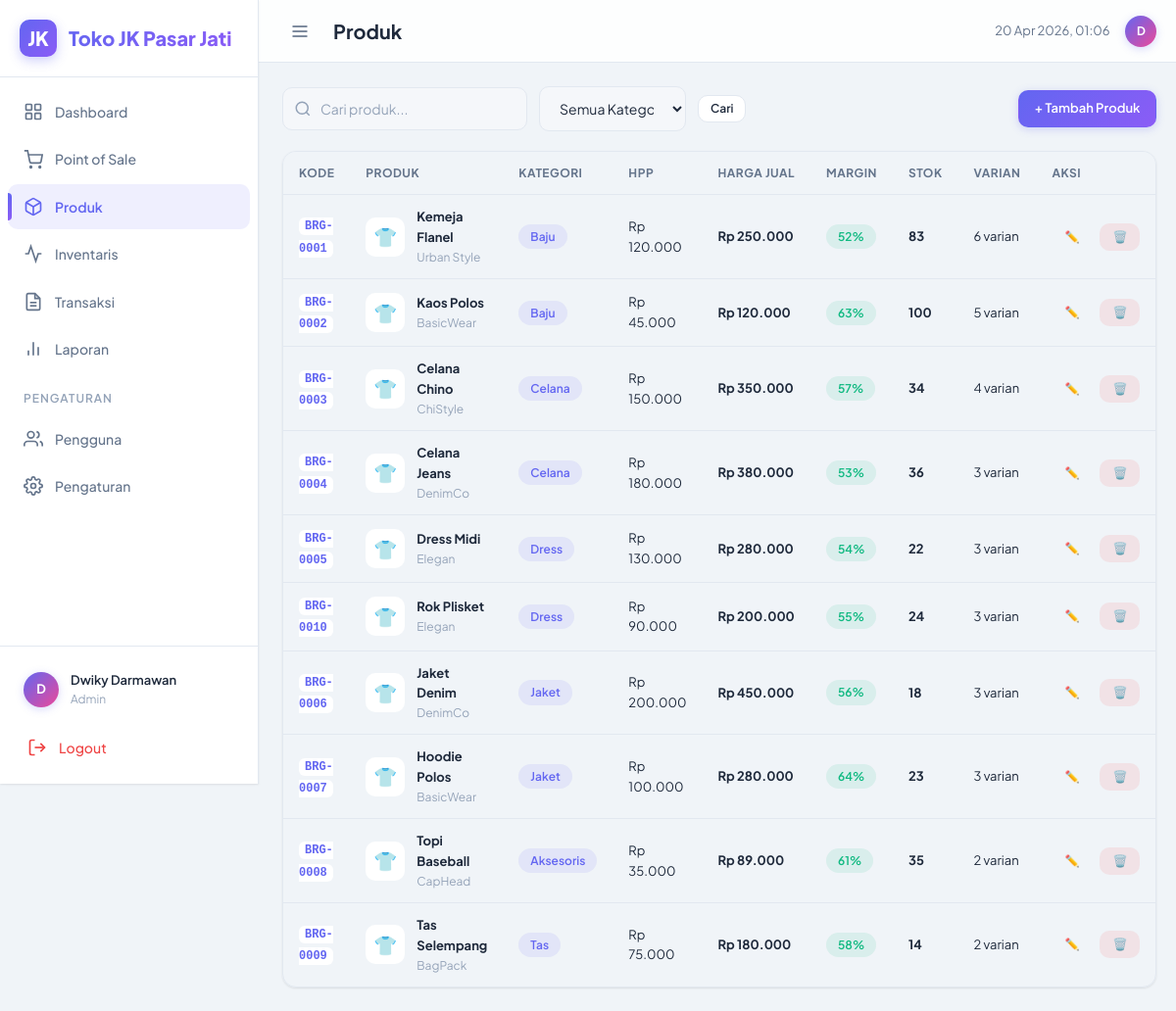
Screenshot of /index.php?page=products (signed in) with the database file from the repository.
### tables this page shows
CREATE TABLE IF NOT EXISTS products (
    id INT AUTO_INCREMENT PRIMARY KEY,
    kode_barang VARCHAR(50) NOT NULL UNIQUE,
    name VARCHAR(200) NOT NULL,
    category_id INT NOT NULL,
    brand VARCHAR(100) DEFAULT NULL,
    description TEXT DEFAULT NULL,
    cost_price DECIMAL(12,2) NOT NULL DEFAULT 0,
    sell_price DECIMAL(12,2) NOT NULL DEFAULT 0,
    image VARCHAR(255) DEFAULT NULL,
    created_at TIMESTAMP DEFAULT CURRENT_TIMESTAMP,
    updated_at TIMESTAMP DEFAULT CURRENT_TIMESTAMP ON UPDATE CURRENT_TIMESTAMP,
    FOREIGN KEY (category_id) REFERENCES categories(id) ON DELETE CASCADE
);

CREATE TABLE IF NOT EXISTS categories (
    id INT AUTO_INCREMENT PRIMARY KEY,
    name VARCHAR(100) NOT NULL,
    created_at TIMESTAMP DEFAULT CURRENT_TIMESTAMP
);

### config.php (called while the page is built, shortened)
<?php
function isLoggedIn() {
    return isset($_SESSION['user_id']);
}
function currentUser() {
    return [
        'id' => $_SESSION['user_id'],
        'name' => $_SESSION['user_name'],
        'username' => $_SESSION['user_username'],
        'role' => $_SESSION['user_role'],
    ];
}
function isAdmin() {
    return isLoggedIn() && $_SESSION['user_role'] === 'admin';
}
function formatRupiah($amount) {
    return 'Rp ' . number_format($amount, 0, ',', '.');
}

### views/pages/products.php (the view, shortened to what this page needs)
<?php
$db = getDB();
$search = $_GET['search'] ?? '';
$perPage = 10;
$pageNum = max(1, (int)($_GET['p'] ?? 1));
$offset = ($pageNum - 1) * $perPage;
$where = "1=1";
$params = [];
$stmt = $db->prepare("SELECT p.*, c.name as category_name,
    (SELECT SUM(pv.stock) FROM product_variants pv WHERE pv.product_id = p.id) as total_stock,
    (SELECT COUNT(*) FROM product_variants pv WHERE pv.product_id = p.id) as variant_count
    FROM products p JOIN categories c ON p.category_id = c.id WHERE $where ORDER BY p.created_at DESC LIMIT $perPage OFFSET $offset");
$stmt->execute($params);
$products = $stmt->fetchAll();
?>
<div class="toolbar">
    <div class="toolbar-left">
        <form method="GET" action="<?= APP_URL ?>/index.php" class="search-bar" style="display:flex;gap:var(--sp-3);align-items:center;">
            <div style="position:relative;">
                <svg style="position:absolute;left:12px;top:50%;transform:translateY(-50%);width:18px;height:18px;color:var(--text-muted);" viewBox="0 0 24 24" fill="none" stroke="currentColor" stroke-width="2"><circle cx="11" cy="11" r="8"/><line x1="21" y1="21" x2="16.65" y2="16.65"/></svg>
                <input type="text" name="search" class="form-input" style="padding-left:38px;width:250px;" placeholder="Cari produk..." value="<?= htmlspecialchars($search) ?>">
            </div>
            <select name="category" class="form-select" style="width:150px;" onchange="this.form.submit()">
                <option value="">Semua Kategori</option>
            </select>
            <button type="submit" class="btn btn-secondary btn-sm">Cari</button>
        </form>
    </div>
    <?php if (isAdmin()): ?>
    <div class="toolbar-right">
        <a href="<?= APP_URL ?>/index.php?page=products-form" class="btn btn-primary">+ Tambah Produk</a>
    </div>
    <?php endif; ?>
</div>
<?php if (empty($products)): ?>
<div class="empty-state">
    <svg viewBox="0 0 24 24" fill="none" stroke="currentColor" stroke-width="2"><path d="M21 16V8a2 2 0 0 0-1-1.73l-7-4a2 2 0 0 0-2 0l-7 4A2 2 0 0 0 3 8v8a2 2 0 0 0 1 1.73l7 4a2 2 0 0 0 2 0l7-4A2 2 0 0 0 21 16z"/></svg>
    <p>Belum ada produk</p>
    <?php if(isAdmin()): ?><a href="<?= APP_URL ?>/index.php?page=products-form" class="btn btn-primary">+ Tambah Produk Pertama</a><?php endif; ?>
</div>
<?php else: ?>
<div class="table-wrapper">
    <table class="data-table">
        <thead>
            <tr><th>Kode</th><th>Produk</th><th>Kategori</th><th>HPP</th><th>Harga Jual</th><th>Margin</th><th>Stok</th><th>Varian</th><?php if(isAdmin()): ?><th>Aksi</th><?php endif; ?></tr>
        </thead>
        <tbody>
        <?php foreach ($products as $p):
            $margin = $p['sell_price'] > 0 ? round(($p['sell_price'] - $p['cost_price']) / $p['sell_price'] * 100) : 0;
            $stockClass = ($p['total_stock'] ?? 0) <= 5 ? (($p['total_stock'] ?? 0) == 0 ? 'text-danger' : 'text-warning') : 'text-success';
        ?>
            <tr>
                <td><code style="font-size:var(--fs-xs);background:var(--bg-elevated);padding:2px 6px;border-radius:var(--radius-sm);color:var(--accent);font-weight:600;"><?= htmlspecialchars($p['kode_barang'] ?? '-') ?></code></td>
                <td>
                    <div style="display:flex;align-items:center;gap:var(--sp-3);">
                        <div style="width:40px;height:40px;background:var(--bg-elevated);border-radius:var(--radius-md);display:flex;align-items:center;justify-content:center;font-size:1.2rem;flex-shrink:0;overflow:hidden;">
                            <?php if($p['image']): ?><img src="<?= APP_URL ?>/uploads/products/<?= $p['image'] ?>" style="width:100%;height:100%;object-fit:cover;"><?php else: ?>👕<?php endif; ?>
                        </div>
                        <div>
                            <div class="font-bold"><?= htmlspecialchars($p['name']) ?></div>
                            <div class="text-xs text-muted"><?= htmlspecialchars($p['brand'] ?? '') ?></div>
                        </div>
                    </div>
                </td>
                <td><span class="badge badge-gold"><?= htmlspecialchars($p['category_name']) ?></span></td>
                <td class="text-secondary"><?= formatRupiah($p['cost_price']) ?></td>
                <td class="font-bold text-accent"><?= formatRupiah($p['sell_price']) ?></td>
                <td><span class="badge <?= $margin >= 30 ? 'badge-success' : 'badge-warning' ?>"><?= $margin ?>%</span></td>
                <td class="<?= $stockClass ?> font-bold"><?= $p['total_stock'] ?? 0 ?></td>
                <td><?= $p['variant_count'] ?> varian</td>
                <?php if (isAdmin()): ?>
                <td>
                    <div style="display:flex;gap:var(--sp-2);">
                        <a href="<?= APP_URL ?>/index.php?page=products-form&id=<?= $p['id'] ?>" class="btn btn-ghost btn-sm" title="Edit">✏️</a>
                        <form method="POST" action="<?= APP_URL ?>/index.php?page=products&action=delete" onsubmit="return confirm('Yakin hapus produk ini?')">
                            <button type="submit" class="btn btn-danger btn-sm" title="Hapus">🗑️</button>
                        </form>
                    </div>
                </td>
                <?php endif; ?>
            </tr>
        <?php endforeach; ?>
        </tbody>
    </table>
</div>
<?php endif; ?>

### index.php (shortened to what this page needs)
<?php
require_once __DIR__ . '/config.php';
$page = $_GET['page'] ?? 'login';
$pageTitle = getPageTitle($page);
if ($page === 'pos') {
    require_once __DIR__ . '/views/pos.php';
} else {
    require_once __DIR__ . '/views/layout.php';
}
function getPageTitle($page) {
    $titles = [
        'dashboard' => 'Dashboard',
        'pos' => 'Point of Sale',
        'products' => 'Produk',
        'products-form' => 'Form Produk',
        'inventory' => 'Inventaris',
        'transactions' => 'Transaksi',
        'transaction-detail' => 'Detail Transaksi',
        'reports' => 'Laporan',
        'users' => 'Pengguna',
        'settings' => 'Pengaturan',
    ];
    return $titles[$page] ?? 'Dashboard';
}

### views/layout.php (shortened to what this page needs)
<!DOCTYPE html>
<html lang="id">
<head>
    <link rel="stylesheet" href="<?= APP_URL ?>/assets/css/app.css">
</head>
<body>
<?php $user = currentUser(); $currentPage = $page; ?>
<div class="app-layout">
    <aside class="sidebar" id="sidebar">
        <div class="sidebar-brand">
            <div class="brand-icon">JK</div>
            <span class="brand-text">Toko JK Pasar Jati</span>
        </div>
        <nav class="sidebar-nav">
            <a href="<?= APP_URL ?>/index.php?page=dashboard" class="nav-item <?= $currentPage==='dashboard'?'active':'' ?>">
                <svg viewBox="0 0 24 24" fill="none" stroke="currentColor" stroke-width="2"><rect x="3" y="3" width="7" height="7" rx="1"/><rect x="14" y="3" width="7" height="7" rx="1"/><rect x="3" y="14" width="7" height="7" rx="1"/><rect x="14" y="14" width="7" height="7" rx="1"/></svg>
                <span class="nav-label">Dashboard</span>
            </a>
            <a href="<?= APP_URL ?>/index.php?page=pos" class="nav-item <?= $currentPage==='pos'?'active':'' ?>">
                <svg viewBox="0 0 24 24" fill="none" stroke="currentColor" stroke-width="2"><circle cx="9" cy="21" r="1"/><circle cx="20" cy="21" r="1"/><path d="M1 1h4l2.68 13.39a2 2 0 0 0 2 1.61h9.72a2 2 0 0 0 2-1.61L23 6H6"/></svg>
                <span class="nav-label">Point of Sale</span>
            </a>
            <a href="<?= APP_URL ?>/index.php?page=products" class="nav-item <?= in_array($currentPage,['products','products-form'])?'active':'' ?>">
                <svg viewBox="0 0 24 24" fill="none" stroke="currentColor" stroke-width="2"><path d="M21 16V8a2 2 0 0 0-1-1.73l-7-4a2 2 0 0 0-2 0l-7 4A2 2 0 0 0 3 8v8a2 2 0 0 0 1 1.73l7 4a2 2 0 0 0 2 0l7-4A2 2 0 0 0 21 16z"/><polyline points="3.27 6.96 12 12.01 20.73 6.96"/><line x1="12" y1="22.08" x2="12" y2="12"/></svg>
                <span class="nav-label">Produk</span>
            </a>
            <?php if (isAdmin()): ?>
            <a href="<?= APP_URL ?>/index.php?page=inventory" class="nav-item <?= $currentPage==='inventory'?'active':'' ?>">
                <svg viewBox="0 0 24 24" fill="none" stroke="currentColor" stroke-width="2"><path d="M22 12h-4l-3 9L9 3l-3 9H2"/></svg>
                <span class="nav-label">Inventaris</span>
            </a>
            <?php endif; ?>
            <a href="<?= APP_URL ?>/index.php?page=transactions" class="nav-item <?= in_array($currentPage,['transactions','transaction-detail'])?'active':'' ?>">
                <svg viewBox="0 0 24 24" fill="none" stroke="currentColor" stroke-width="2"><path d="M14 2H6a2 2 0 0 0-2 2v16a2 2 0 0 0 2 2h12a2 2 0 0 0 2-2V8z"/><polyline points="14 2 14 8 20 8"/><line x1="16" y1="13" x2="8" y2="13"/><line x1="16" y1="17" x2="8" y2="17"/></svg>
                <span class="nav-label">Transaksi</span>
            </a>
            <?php if (isAdmin()): ?>
            <a href="<?= APP_URL ?>/index.php?page=reports" class="nav-item <?= $currentPage==='reports'?'active':'' ?>">
                <svg viewBox="0 0 24 24" fill="none" stroke="currentColor" stroke-width="2"><line x1="18" y1="20" x2="18" y2="10"/><line x1="12" y1="20" x2="12" y2="4"/><line x1="6" y1="20" x2="6" y2="14"/></svg>
                <span class="nav-label">Laporan</span>
            </a>
            <div class="nav-separator"><span class="nav-separator-text">Pengaturan</span></div>
            <a href="<?= APP_URL ?>/index.php?page=users" class="nav-item <?= $currentPage==='users'?'active':'' ?>">
                <svg viewBox="0 0 24 24" fill="none" stroke="currentColor" stroke-width="2"><path d="M17 21v-2a4 4 0 0 0-4-4H5a4 4 0 0 0-4 4v2"/><circle cx="9" cy="7" r="4"/><path d="M23 21v-2a4 4 0 0 0-3-3.87"/><path d="M16 3.13a4 4 0 0 1 0 7.75"/></svg>
                <span class="nav-label">Pengguna</span>
            </a>
            <?php endif; ?>
            <a href="<?= APP_URL ?>/index.php?page=settings" class="nav-item <?= $currentPage==='settings'?'active':'' ?>">
                <span class="nav-label">Pengaturan</span>
            </a>
        </nav>
        <div class="sidebar-footer" style="position:relative; z-index:10;">
            <div class="sidebar-user">
                <div class="user-avatar"><?= strtoupper(substr($user['name'], 0, 1)) ?></div>
                <div class="user-info">
                    <div class="user-name"><?= htmlspecialchars($user['name']) ?></div>
                    <div class="user-role"><?= $user['role'] ?></div>
                </div>
            </div>
            <a href="<?= APP_URL ?>/index.php?page=logout" class="nav-item logout-btn" id="logoutBtn">
                <svg viewBox="0 0 24 24" fill="none" stroke="currentColor" stroke-width="2"><path d="M9 21H5a2 2 0 0 1-2-2V5a2 2 0 0 1 2-2h4"/><polyline points="16 17 21 12 16 7"/><line x1="21" y1="12" x2="9" y2="12"/></svg>
                <span class="nav-label">Logout</span>
            </a>
        </div>
    </aside>
    <main class="main-content">
        <header class="top-header">
            <div class="header-left">
                <button class="toggle-sidebar" onclick="toggleSidebar()">
                    <svg width="20" height="20" viewBox="0 0 24 24" fill="none" stroke="currentColor" stroke-width="2"><line x1="3" y1="12" x2="21" y2="12"/><line x1="3" y1="6" x2="21" y2="6"/><line x1="3" y1="18" x2="21" y2="18"/></svg>
                </button>
                <h1 class="page-title"><?= htmlspecialchars($pageTitle) ?></h1>
            </div>
            <div class="header-right">
                <span class="text-sm text-secondary"><?= date('d M Y, H:i') ?></span>
                <div class="user-avatar" style="width:32px;height:32px;font-size:0.75rem;"><?= strtoupper(substr($user['name'], 0, 1)) ?></div>
            </div>
        </header>
        <div class="page-content fade-in-up">
            <?php require_once __DIR__ . '/pages/' . str_replace('-', '_', $page) . '.php'; ?>
        </div>
    </main>
</div>
</body>
</html>

### rows the page displays
products: kode_barang "BRG-0001", name "Kemeja Flanel", brand "Urban Style", category.name "Baju", cost_price "Rp 120.000", sell_price "Rp 250.000", margin "52", total_stock "83", variant_count "6"
products: kode_barang "BRG-0002", name "Kaos Polos", brand "BasicWear", category.name "Baju", cost_price "Rp 45.000", sell_price "Rp 120.000", margin "63", total_stock "100", variant_count "5"
products: kode_barang "BRG-0003", name "Celana Chino", brand "ChiStyle", category.name "Celana", cost_price "Rp 150.000", sell_price "Rp 350.000", margin "57", total_stock "34", variant_count "4"
products: kode_barang "BRG-0004", name "Celana Jeans", brand "DenimCo", category.name "Celana", cost_price "Rp 180.000", sell_price "Rp 380.000", margin "53", total_stock "36", variant_count "3"
products: kode_barang "BRG-0005", name "Dress Midi", brand "Elegan", category.name "Dress", cost_price "Rp 130.000", sell_price "Rp 280.000", margin "54", total_stock "22", variant_count "3"
products: kode_barang "BRG-0010", name "Rok Plisket", brand "Elegan", category.name "Dress", cost_price "Rp 90.000", sell_price "Rp 200.000", margin "55", total_stock "24", variant_count "3"
products: kode_barang "BRG-0006", name "Jaket Denim", brand "DenimCo", category.name "Jaket", cost_price "Rp 200.000", sell_price "Rp 450.000", margin "56", total_stock "18", variant_count "3"
products: kode_barang "BRG-0007", name "Hoodie Polos", brand "BasicWear", category.name "Jaket", cost_price "Rp 100.000", sell_price "Rp 280.000", margin "64", total_stock "23", variant_count "3"
products: kode_barang "BRG-0008", name "Topi Baseball", brand "CapHead", category.name "Aksesoris", cost_price "Rp 35.000", sell_price "Rp 89.000", margin "61", total_stock "35", variant_count "2"
products: kode_barang "BRG-0009", name "Tas Selempang", brand "BagPack", category.name "Tas", cost_price "Rp 75.000", sell_price "Rp 180.000", margin "58", total_stock "14", variant_count "2"

### other values shown
substr($user['name'], 0, 1) "D"
$user['name'] "Dwiky Darmawan"
$user['role'] "Admin"
$pageTitle "Produk"
